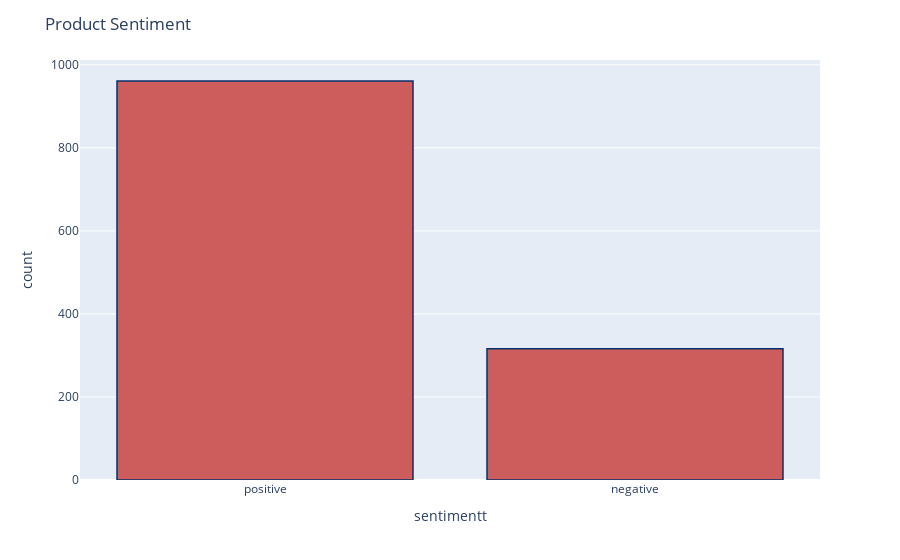

Notebook code cell kept with this figure:
### Code cell
df['sentimentt'] = df['sentiment'].replace({-1 : 'negative'})
df['sentimentt'] = df['sentimentt'].replace({1 : 'positive'})
fig = px.histogram(df, x="sentimentt")
fig.update_traces(marker_color="indianred",marker_line_color='rgb(8,48,107)',
                  marker_line_width=1.5)
fig.update_layout(title_text='Product Sentiment')
fig.show()

### Figure 1 — Plotly figure (JSON) as saved in the notebook; plotly's stock layout.template omitted (floating-point values rounded to 4 significant figures; data arrays with more than 128 entries replaced by an {"elided": "..."} marker saying what was removed)
{"data": [{"alignmentgroup": "True", "bingroup": "x", "hovertemplate": "sentimentt=%{x}<br>count=%{y}<extra></extra>", "legendgroup": "", "marker": {"color": "indianred", "line": {"color": "rgb(8,48,107)", "width": 1.5}, "pattern": {"shape": ""}}, "name": "", "offsetgroup": "", "orientation": "v", "showlegend": false, "type": "histogram", "x": {"elided": "1277 str values"}, "xaxis": "x", "yaxis": "y"}], "layout": {"barmode": "relative", "legend": {"tracegroupgap": 0}, "margin": {"t": 60}, "title": {"text": "Product Sentiment"}, "xaxis": {"anchor": "y", "domain": [0, 1], "title": {"text": "sentimentt"}}, "yaxis": {"anchor": "x", "domain": [0, 1], "title": {"text": "count"}}}}
